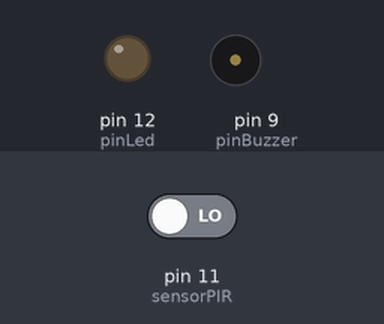
This sketch was run on a simulated Arduino Uno, built with avr-gcc and run on an emulated ATmega328P. Shown: output pins drawn as LEDs (lit = HIGH), buzzer (waves = sounding). Inputs (shaded band) come from the test bench; at power-on: pin 11 (sensorPIR) LOW.

Above: at 1.3 s.
1.4 s: pin 11 (sensorPIR) driven HIGH
At 1.62 s:
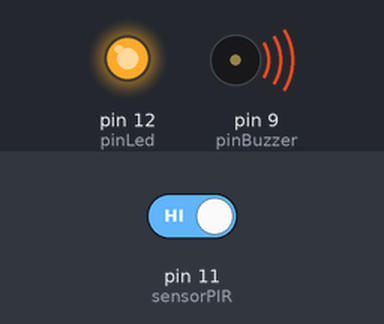
At 3.0 s:
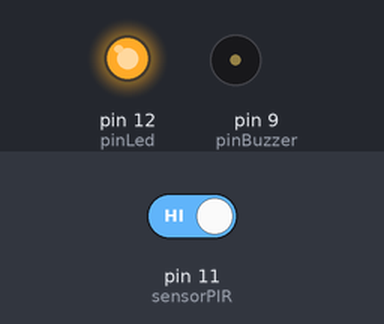
Timing chart, 0 to 10.4 s (numbered marks = the images above; inputs shaded):
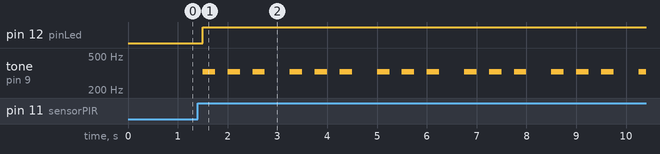

The sketch:

Practica_9_Alarma_con_sensor_de_movimiento_PIR_y_buzzer.ino
```cpp
int sensorPIR = 11;
int pinBuzzer = 9;
int pinLed = 12;
float mi = 329.63;

void setup() {
  pinMode(sensorPIR, INPUT);
  pinMode(pinBuzzer, OUTPUT);
  pinMode(pinLed, OUTPUT);

}

void loop() {
  int valor = digitalRead(sensorPIR);
  if(valor == 1){
    digitalWrite(pinLed, HIGH);
    for(int count=0; count < 3; count++){
      tone(pinBuzzer,mi);
      delay(250);
      noTone(pinBuzzer);
      delay(250);
    }
  }
  else{
    digitalWrite(pinLed, LOW);
  }
  delay(250);
}
```

Measured:
- after the input at 1.4 s, pin 12 (pinLed): LOW → HIGH after 0.10 s; tone on pin 9 (pinBuzzer): silent → 329 Hz after 0.10 s, then repeats every 1.8 s: 2 × (silent 0.25 s, 329 Hz 0.25 s), silent 0.50 s, 329 Hz 0.25 s
